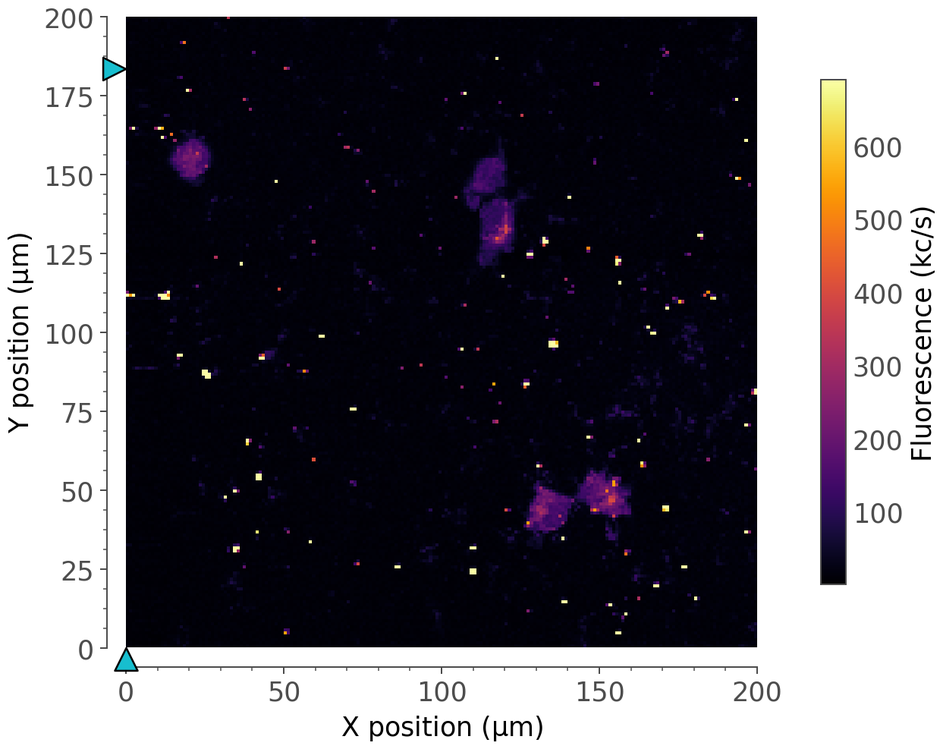
#> input picture Confocal/20260615-1140-42_confocal_xy_image_Dev1Ctr3_fig.png, 943 x 749 px, shrunk from 1243 x 987 before the run; its folder holds only this picture in this run
$ python -i cell_segmentation_logic.py   (imports and definitions only)
#> lines starting #> are read from the running program, lines starting #| are printed output that depends on the picture
# -*- coding: utf-8 -*-
"""
Logic module for cell boundary segmentation from confocal scan data.

Upgraded to dynamically adapt between low-density sparse samples (preventing background
false positives) and highly populated dense cell clusters.
"""

import os
import numpy as np
from scipy.ndimage import (
    gaussian_filter,
    median_filter,
    binary_fill_holes,
    binary_opening,
    binary_closing,
    label,
    grey_opening,
)

try:
    from skimage.filters import threshold_local, threshold_otsu
    from skimage.measure import find_contours
    from skimage.segmentation import watershed
    from skimage.feature import peak_local_max
    HAS_SKIMAGE = True
except ImportError:
    HAS_SKIMAGE = False


class CellSegmentationLogic:
    """
    Robust cell boundary segmentation and instance decomposition pipeline.
    Adaptive across wide variations of sample densities.
    """

    def __init__(self):
        pass

    # [49 lines left out: functions parse_dat_file, estimate_pixel_size, not called in this run]

    def segment_cells(self, image, cap_percentile=92.0, bg_kernel=51, smooth_sigma=1.5):
        """
        Detect biological cell boundaries using a hybrid Global-Gated Local Adaptive technique.
        Eliminates dark-space false positives while keeping overlapping cluster separation.
        """
        fluor = image[:, :, 3].astype(float)

        # 1. Non-linear Log Transform
        fluor_clean = np.maximum(fluor, 0.0)
        log_fluor = np.log10(fluor_clean + 1.0)

        # 2. Winsorization / Percentile Capping
        p_cap = np.percentile(log_fluor, cap_percentile)
        clipped_log = np.minimum(log_fluor, p_cap)

        # 3. Morphological White Top-Hat background flattening
        bg_k = bg_kernel if bg_kernel % 2 != 0 else bg_kernel + 1
        bg_floor = grey_opening(clipped_log, size=(bg_k, bg_k))
        subtracted = np.maximum(clipped_log - bg_floor, 0.0)

        # 4. Low-scale Edge Preserving Smoothing
        smoothed = gaussian_filter(subtracted, sigma=smooth_sigma)

        # 5. DUAL-PATH GATING ENGINE (Fixes the sparse sample false positives)
        if HAS_SKIMAGE and smoothed.any():
            # A. Calculate a global conservative floor to distinguish true signal from noise
            try:
                # Otsu on nonzero values determines if there is any global signal contrast
                nonzero_vals = smoothed[smoothed > 0]
                t_global_gate = threshold_otsu(nonzero_vals) if len(nonzero_vals) > 20 else 0.0
            except Exception:
                t_global_gate = np.percentile(smoothed, 50)

            # Absolute hard constraint: must be above a baseline floor to prevent background chattering
            absolute_noise_floor = np.percentile(smoothed, 30) + 0.02
            gate_threshold = max(0.3 * t_global_gate, absolute_noise_floor)
            global_signal_gate = smoothed > gate_threshold

            # B. Run the local adaptive matrix
            block_size = bg_k
            local_thresh = threshold_local(smoothed, block_size=block_size, method='gaussian', offset=0.01)
            local_adaptive_mask = smoothed > local_thresh

            # C. Intersection: Only keep local adaptive pixels if they pass the global signal gate
            binary_mask = local_adaptive_mask & global_signal_gate
        else:
            # Robust fallback
            t_global = np.percentile(smoothed, 40)
            binary_mask = smoothed > t_global

        # 6. Morphological Refinement
        mask = binary_closing(binary_mask, iterations=2)
        mask = binary_fill_holes(mask)
        mask = binary_opening(mask, iterations=1)

        return mask, smoothed

    def segment_cells_with_instances(self, image, min_cell_area_um2=30.0, cap_percentile=92.0, bg_kernel=51, smooth_sigma=1.5):
        """
        Segment cell boundaries and decompose overlapping clusters into distinct instances.
        Protects unpopulated regions from false positive seeding.
        """
        # Execute the gated base localization
        mask, smoothed = self.segment_cells(
            image, cap_percentile=cap_percentile, bg_kernel=bg_kernel, smooth_sigma=smooth_sigma
        )

        if not HAS_SKIMAGE or not mask.any():
            labeled_cells, num_features = label(mask)
            cell_boxes = []
            for i in range(1, num_features + 1):
                rows, cols = np.where(labeled_cells == i)
                cell_boxes.append({
                    'label': i,
                    'bbox_px': (int(rows.min()), int(cols.min()), int(rows.max()), int(cols.max()))
                })
            return mask, smoothed, labeled_cells, cell_boxes

        # 1. Local Maximum Coordinate Detection (Cell Centers) bounded to valid masks
        # Setting min_distance=8 pixels ensures we do not over-segment irregular/elliptical bodies
        coordinates = peak_local_max(
            smoothed,
            min_distance=8,
            labels=mask,
            exclude_border=False
        )

        # 2. Setup Seed Arrays
        peaks_mask = np.zeros(smoothed.shape, dtype=bool)
        if len(coordinates) > 0:
            peaks_mask[tuple(coordinates.T)] = True
        markers, _ = label(peaks_mask)

        # 3. Create Inverse Gradient Basin Topography
        gradient_basin = -smoothed

        # 4. Execute Topographic Decompaction
        labeled_cells = watershed(gradient_basin, markers, mask=mask)

        # 5. Extract Individual Bounding Boxes filtering by absolute micron parameters
        pixel_size_m = self.estimate_pixel_size(image)
        pixel_area_um2 = (pixel_size_m * 1e6) ** 2

        unique_labels = np.unique(labeled_cells)
        cell_boxes = []

        for idx in unique_labels:
            if idx == 0:
                continue # Skip background

            cell_locs = (labeled_cells == idx)
            area_px = np.sum(cell_locs)
            area_um2 = area_px * pixel_area_um2

            # Apply micro-filtration parameters to clear sub-resolution remnants
            if area_um2 >= min_cell_area_um2:
                rows, cols = np.where(cell_locs)
                cell_boxes.append({
                    'label': int(idx),
                    'bbox_px': (int(rows.min()), int(cols.min()), int(rows.max()), int(cols.max())),
                    'area_um2': float(area_um2)
                })

        return mask, smoothed, labeled_cells, cell_boxes

    # [46 lines left out: functions get_contours, filter_and_save, not called in this run]

>>> import cv2
>>> picture = cv2.imread('../Confocal/20260615-1140-42_confocal_xy_image_Dev1Ctr3_fig.png', cv2.IMREAD_GRAYSCALE)
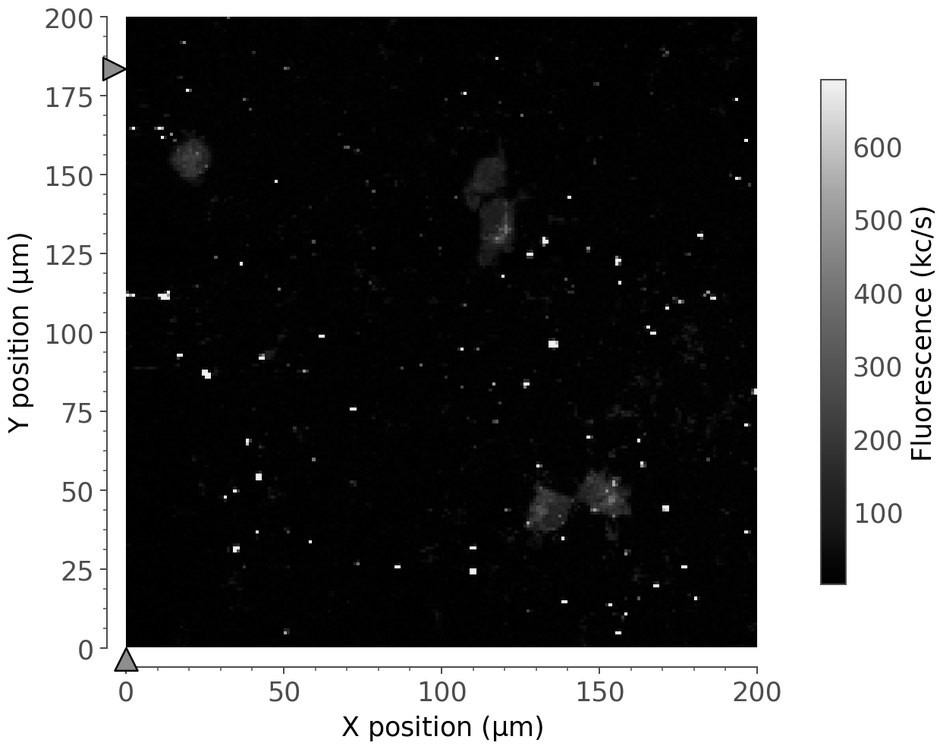
#> picture: shape (749, 943); min 0, max 255, mean 106.9
>>> result = CellSegmentationLogic().segment_cells_with_instances(picture)
#> (the run stopped early here; a loop or call above may not have finished)

$ run again, on Confocal/20260615-1425-59_confocal_xy_image_Dev1Ctr3_fig.png
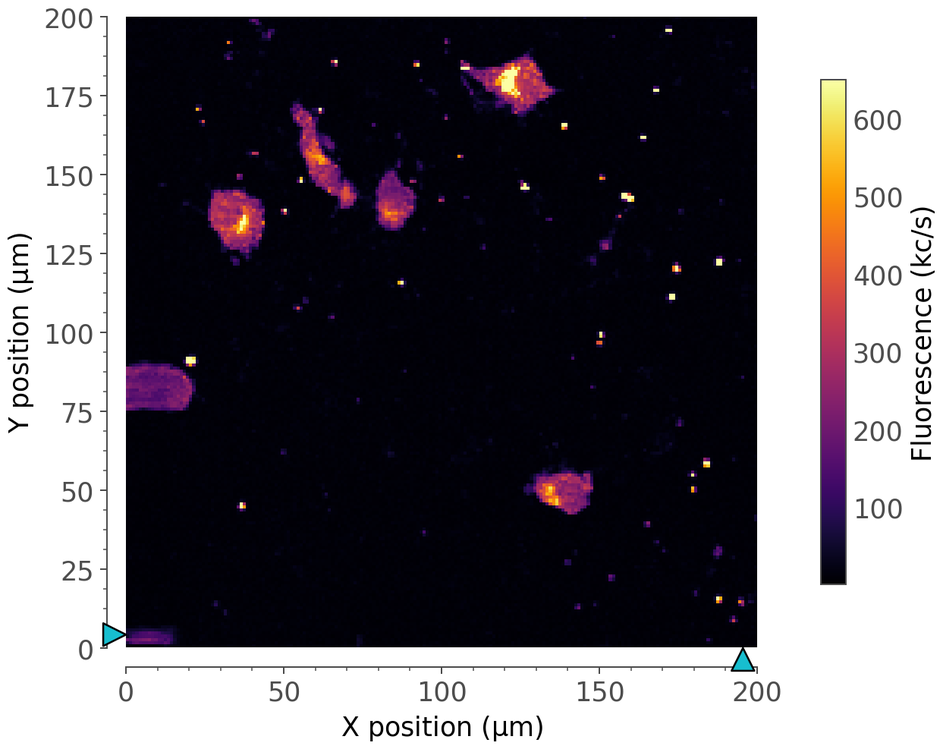
#> input picture Confocal/20260615-1425-59_confocal_xy_image_Dev1Ctr3_fig.png, 943 x 749 px, shrunk from 1243 x 987 before the run
#> `picture = cv2.imread('../Confocal/20260615-1140-42_confocal_xy_image_D..`:
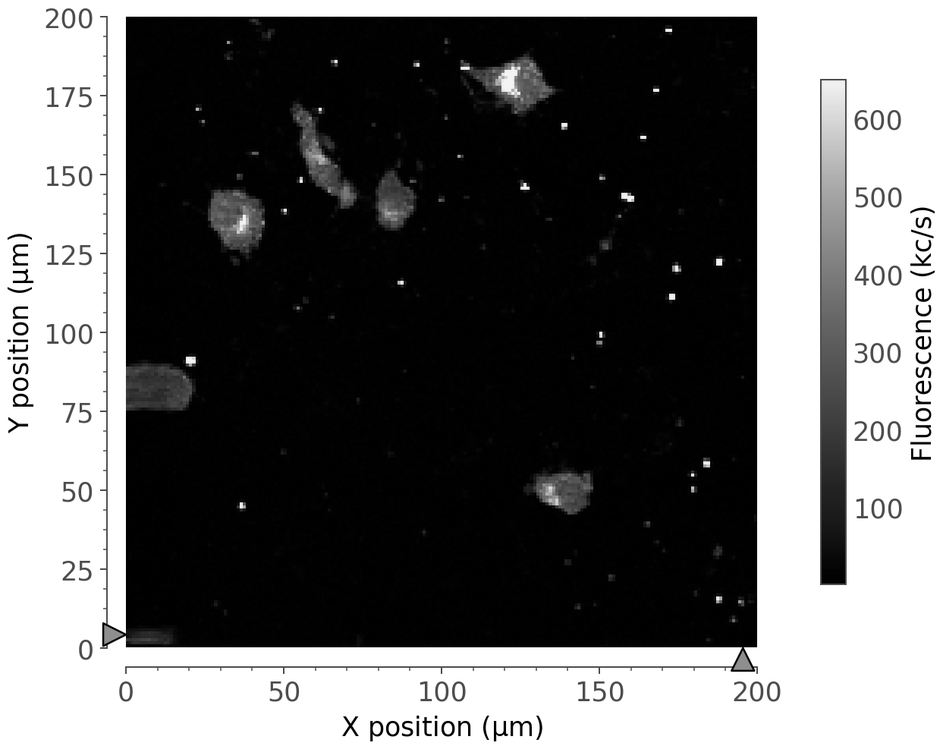
#> picture: shape (749, 943); min 0, max 255, mean 107.7

$ run again, on Confocal/20260615-1816-21_confocal_xy_image_Dev1Ctr3_fig.png
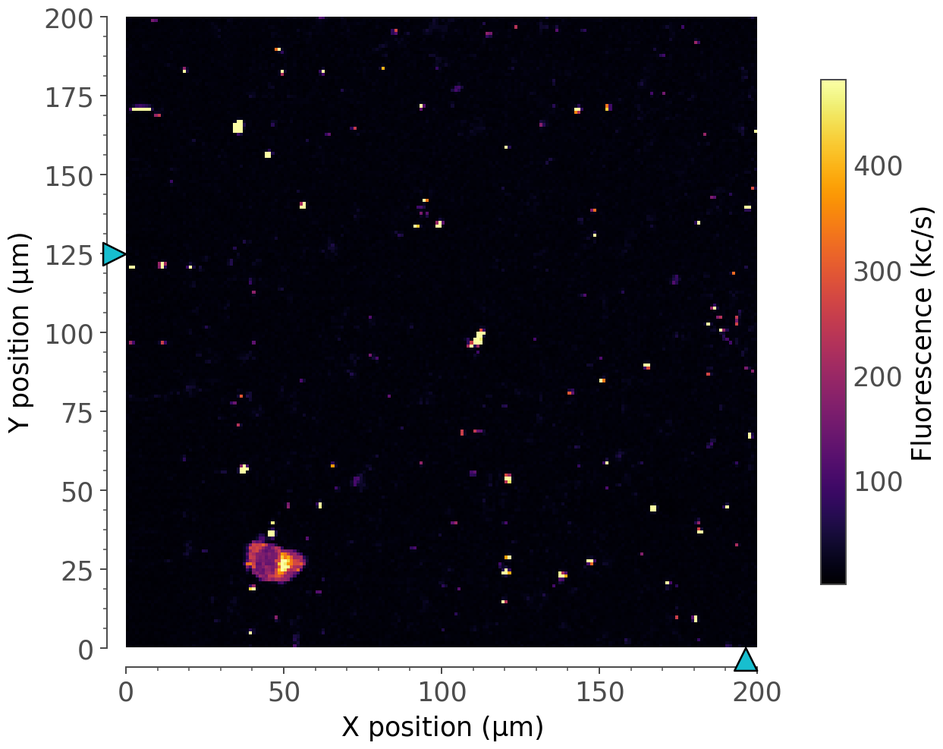
#> input picture Confocal/20260615-1816-21_confocal_xy_image_Dev1Ctr3_fig.png, 943 x 749 px, shrunk from 1243 x 987 before the run
#> `picture = cv2.imread('../Confocal/20260615-1140-42_confocal_xy_image_D..`:
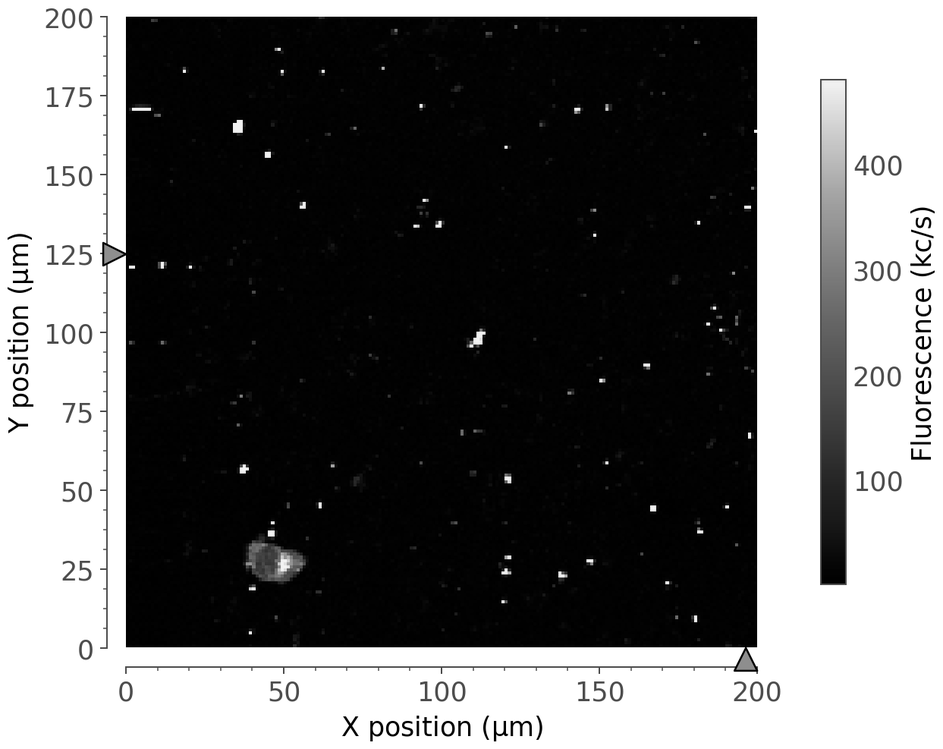
#> picture: shape (749, 943); min 0, max 255, mean 106.9

$ run again, on Confocal/20260615-1911-38_confocal_xy_image_Dev1Ctr3_fig.png
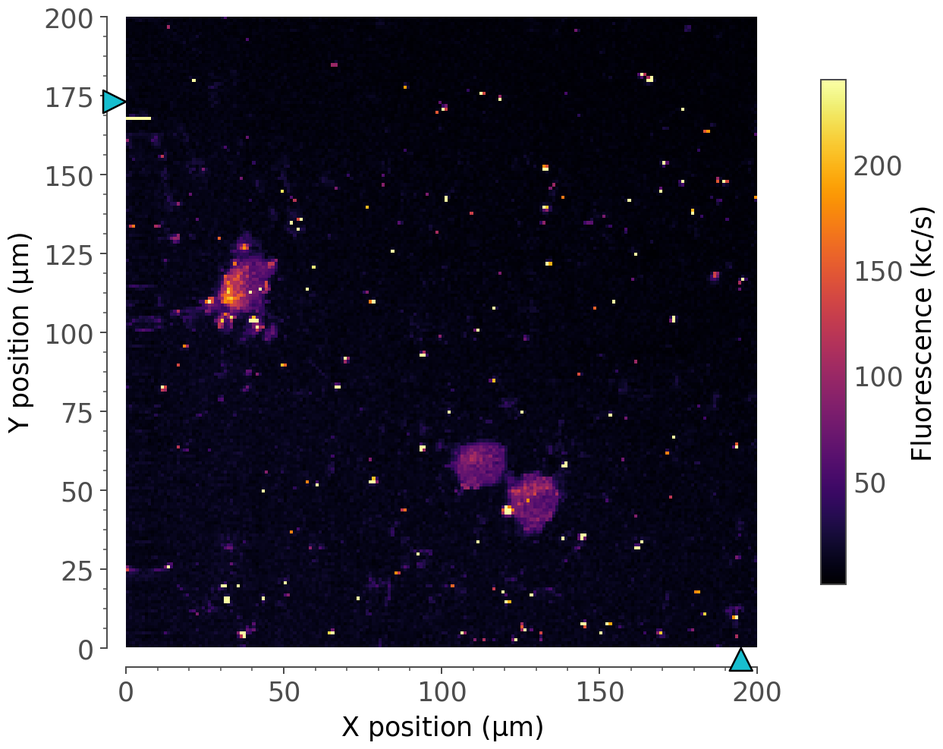
#> input picture Confocal/20260615-1911-38_confocal_xy_image_Dev1Ctr3_fig.png, 943 x 749 px, shrunk from 1243 x 987 before the run
#> `picture = cv2.imread('../Confocal/20260615-1140-42_confocal_xy_image_D..`:
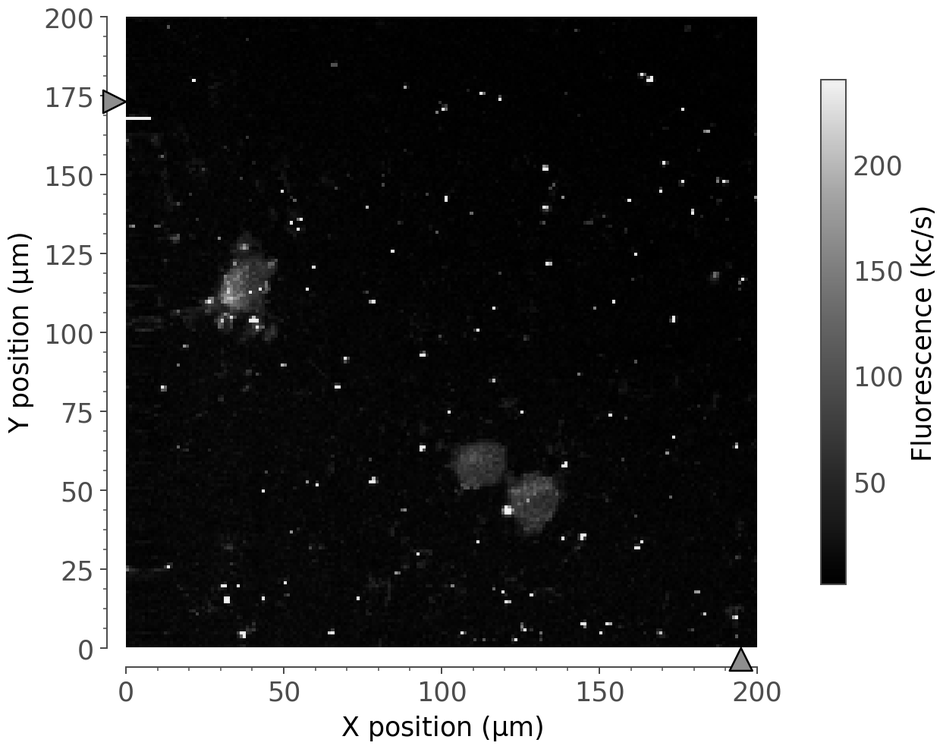
#> picture: shape (749, 943); min 0, max 255, mean 109.1
